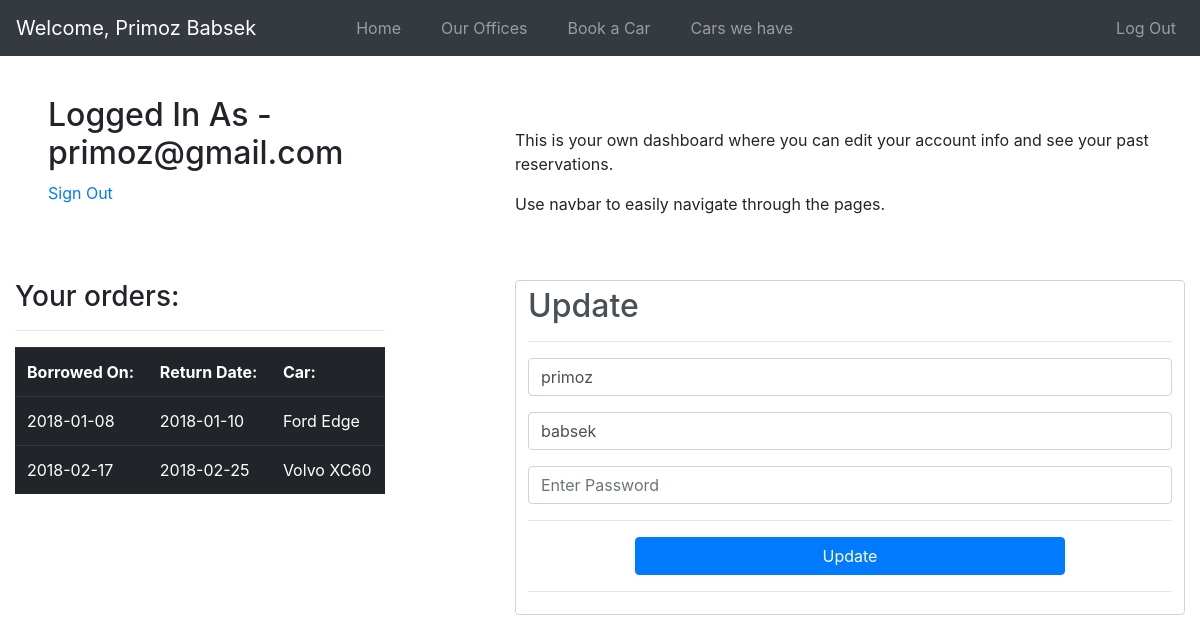
/home.php (signed in), run on the app's committed database.
### tables this page shows
CREATE TABLE `customers` (
  `email` varchar(55) NOT NULL,
  `first_name` varchar(30) DEFAULT NULL,
  `last_name` varchar(30) DEFAULT NULL,
  `password` varchar(100) NOT NULL
);

CREATE TABLE `orders` (
  `order_id` int(11) NOT NULL,
  `fk_email` varchar(100) DEFAULT NULL,
  `fk_car_id` int(11) DEFAULT NULL,
  `start_date` date DEFAULT NULL,
  `return_date` date DEFAULT NULL
);

CREATE TABLE `cars` (
  `car_id` int(11) NOT NULL,
  `car_name` varchar(55) DEFAULT NULL,
  `image_url` varchar(255) NOT NULL,
  `car_type` varchar(100) NOT NULL,
  `fk_office_id` int(11) DEFAULT NULL,
  `latitude` decimal(10,7) DEFAULT NULL,
  `longitude` decimal(10,7) DEFAULT NULL
);

### home.php (the view, shortened to what this page needs)
<?php
	require_once 'dbconnect.php';
	$userEmail = $_SESSION['email'];
	$queryOrders = "SELECT start_date, return_date, car_name FROM orders INNER JOIN customers ON orders.fk_email = customers.email INNER JOIN cars ON orders.fk_car_id = cars.car_id WHERE email = '$userEmail' ";
	$resultOrders = mysqli_query($conn, $queryOrders);
?>
<!DOCTYPE html>
<html>
<head>
	<link rel="stylesheet" href="https://maxcdn.bootstrapcdn.com/bootstrap/4.0.0/css/bootstrap.min.css">
</head>
<body>
	<?php include "navbar.php"; ?>
	<div class="row mx-auto">
		<div class="px-5 py-3 col-md-5 col-xs-12">
			<p class="h2">Logged In As - <?php echo $userRow['email']; ?></p>
			<a href="logout.php?logout">Sign Out</a>
		</div>
		<div class="col-md-7 col-xs-5 py-5">
			<p>This is your own dashboard where you can edit your account info and see your past reservations.</p>
			<p>Use navbar to easily navigate through the pages.</p>
		</div>
		<div class="col-md-4 col-xs-12">
			<p class="h3">Your orders: <hr></p>
			<table class="table table-dark">
				<tr>
					<th>Borrowed On: </th>
					<th> Return Date: </th>
					<th> Car: </th>
				</tr>
				<?php
					while ($rowOrders = mysqli_fetch_assoc($resultOrders)) {
				?>
				<tr>
					<td><?php echo $rowOrders['start_date']; ?></td>
					<td><?php echo $rowOrders['return_date']; ?></td>
					<td><?php echo $rowOrders['car_name']; ?></td>
				</tr>
				<?php
					}
				?>
			</table>
		</div>
		<div class="col-md-7 col-xs-12 offset-md-1">
			<form class="form-control" method="post" action="<?php echo htmlspecialchars($_SERVER['PHP_SELF']); ?>" autocomplete="off">
      <h2>Update</h2>
      <hr />
      <div class="form-group">
        <input  type="text" name="first_name" class="form-control" placeholder="Enter First Name" maxlength="50" value="<?php
        if(isset($_POST['btn-update'])) {
        	echo $_POST['first_name'];
        } else {
        	echo $userRow['first_name'];
        }
        ?> " />
      </div>
      <div class="form-group">
        <input  type="text" name="last_name" class="form-control" placeholder="Enter Last Name" maxlength="50" value="<?php
        if(isset($_POST['btn-update'])) {
        	echo $_POST['last_name'];
        } else {
        	echo $userRow['last_name'];
        }
        ?> " />
      </div>
      <div class="form-group">
        <input type="password" name="pass" class="form-control" placeholder="Enter Password" maxlength="25" />
      </div>
      <hr />
      <button type="submit" class="btn btn-block btn-primary col-8 m-auto" name="btn-update">Update</button>
      <hr />
    </form>
		</div>
	</div>
</body>
</html>

### navbar.php (shortened to what this page needs)
<?php
	require_once 'dbconnect.php';
	$userEmail = $_SESSION['email'];
	$query = "SELECT * FROM customers WHERE email= '$userEmail'";
	$res = mysqli_query($conn, $query);
	$userRow = mysqli_fetch_assoc($res);
?>
<nav class="navbar navbar-expand-lg navbar-dark bg-dark mt-0" style="margin:24px 0;">
  <li class="navbar-brand disabled" href="javascript:void(0)"><?php if(isset($_POST['btn-update'])) {
        	echo "From now on you will be: " . ucwords($_POST['first_name']) . " " . ucwords($_POST['last_name']);
        } else {
        	echo "Welcome, " . ucwords($userRow['first_name']) . " " . ucwords($userRow['last_name']);
        }
        ?></li>
  <div class="collapse navbar-collapse" id="navb">
    <ul class="navbar-nav mr-auto offset-lg-1">
      <li class="nav-item">
	  	<a class="nav-link" href="home.php">Home</a>
      </li>
      <li class="nav-item ml-lg-4">
	  	<a class="nav-link" href="office_list.php">Our Offices</a>
      </li>
      <li class="nav-item ml-lg-4">
	  	<a class="nav-link" href="cars_locations.php">Book a Car</a>
      </li>
      <li class="nav-item ml-lg-4">
	  	<a class="nav-link" href="cars_list.php">Cars we have</a>
      </li>
    </ul>
    <ul class="navbar-nav ml-auto">
      <li class="nav-item">
	  	<a class="nav-link" href="logout.php?logout">Log Out</a>
      </li>
  	</ul>
  </div>
</nav>

### data on the page
customers: first_name "Primoz", last_name "Babsek", email "primoz@gmail.com", first_name "primoz", last_name "babsek"
orders: start_date "2018-01-08", return_date "2018-01-10", fk_car.car_name "Ford Edge"
orders: start_date "2018-02-17", return_date "2018-02-25", fk_car.car_name "Volvo XC60"
